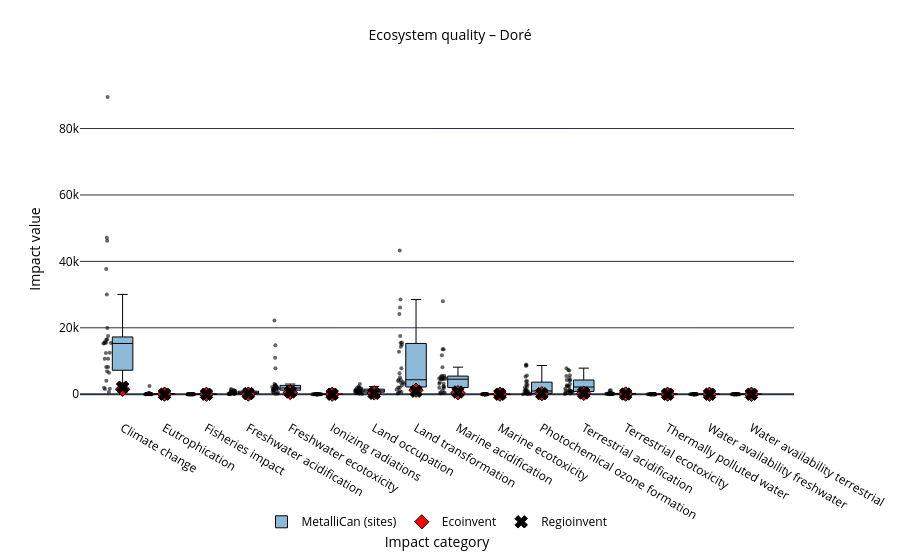

Notebook code for this chart:
### Code cell
plot_lcia_boxes_for_reference_product(
    df_eq,
    reference_product="Doré",
    title="Ecosystem quality – Doré",
    output_html="results/Damages/boxplot_eq_dore.html"
)

### Figure 1 — Plotly figure (JSON) as saved in the notebook; plotly's stock layout.template omitted (floating-point values rounded to 4 significant figures; data arrays with more than 128 entries replaced by an {"elided": "..."} marker saying what was removed)
{"data": [{"boxpoints": "all", "fillcolor": "rgba(31,119,180,0.5)", "hoverinfo": "text+y", "hovertext": {"elided": "432 str values"}, "jitter": 0.45, "line": {"color": "black", "width": 1}, "marker": {"opacity": 0.6, "size": 4}, "name": "MetalliCan (sites)", "x": {"elided": "432 str values"}, "y": {"elided": "432 float values"}, "type": "box"}, {"hoverinfo": "text+y", "hovertext": ["Au-Ag ingot", "Au-Ag ingot", "Au-Ag ingot", "Au-Ag ingot", "Au-Ag ingot", "Au-Ag ingot", "Au-Ag ingot", "Au-Ag ingot", "Au-Ag ingot", "Au-Ag ingot", "Au-Ag ingot", "Au-Ag ingot", "Au-Ag ingot", "Au-Ag ingot", "Au-Ag ingot", "Au-Ag ingot"], "marker": {"color": "red", "line": {"color": "black", "width": 1}, "size": 11, "symbol": "diamond"}, "mode": "markers", "name": "Ecoinvent", "x": ["Climate change", "Eutrophication", "Fisheries impact", "Freshwater acidification", "Freshwater ecotoxicity", "Ionizing radiations", "Land occupation", "Land transformation", "Marine acidification", "Marine ecotoxicity", "Photochemical ozone formation", "Terrestrial acidification", "Terrestrial ecotoxicity", "Thermally polluted water", "Water availability freshwater", "Water availability terrestrial"], "y": [1493.0, 19.19, 2.003e-15, 36.29, 518.2, 5.961e-07, 405.6, 1218.0, 456.2, 0.001656, 147.7, 247.8, 60.45, 3.41, 0.05869, 0.1058], "type": "scatter"}, {"hoverinfo": "text+y", "hovertext": ["Au-Ag ingot", "Au-Ag ingot", "Au-Ag ingot", "Au-Ag ingot", "Au-Ag ingot", "Au-Ag ingot", "Au-Ag ingot", "Au-Ag ingot", "Au-Ag ingot", "Au-Ag ingot", "Au-Ag ingot", "Au-Ag ingot", "Au-Ag ingot", "Au-Ag ingot", "Au-Ag ingot", "Au-Ag ingot"], "marker": {"color": "black", "line": {"color": "black", "width": 1}, "size": 11, "symbol": "x"}, "mode": "markers", "name": "Regioinvent", "x": ["Climate change", "Eutrophication", "Fisheries impact", "Freshwater acidification", "Freshwater ecotoxicity", "Ionizing radiations", "Land occupation", "Land transformation", "Marine acidification", "Marine ecotoxicity", "Photochemical ozone formation", "Terrestrial acidification", "Terrestrial ecotoxicity", "Thermally polluted water", "Water availability freshwater", "Water availability terrestrial"], "y": [2116.0, 18.54, 1.911e-15, 177.3, 648.1, 6.932e-06, 263.8, 909.3, 652.2, 0.001976, 157.3, 364.2, 72.12, 2.558, 0.06031, 0.2781], "type": "scatter"}], "layout": {"title": {"font": {"color": "black", "size": 14}, "text": "Ecosystem quality – Doré", "x": 0.5}, "font": {"color": "black", "size": 12}, "xaxis": {"title": {"font": {"color": "black"}, "text": "Impact category"}, "tickfont": {"color": "black"}, "tickangle": 30}, "yaxis": {"title": {"font": {"color": "black"}, "text": "Impact value"}, "tickfont": {"color": "black"}}, "margin": {"l": 80, "r": 40, "t": 80, "b": 120}, "legend": {"font": {"color": "black"}, "orientation": "h", "yanchor": "bottom", "y": -0.35, "xanchor": "center", "x": 0.5}, "plot_bgcolor": "white", "paper_bgcolor": "white"}}
